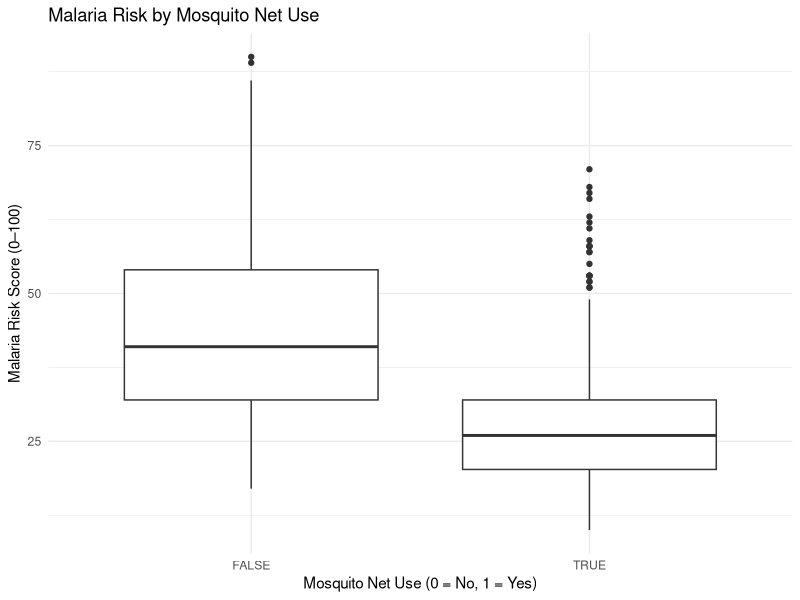
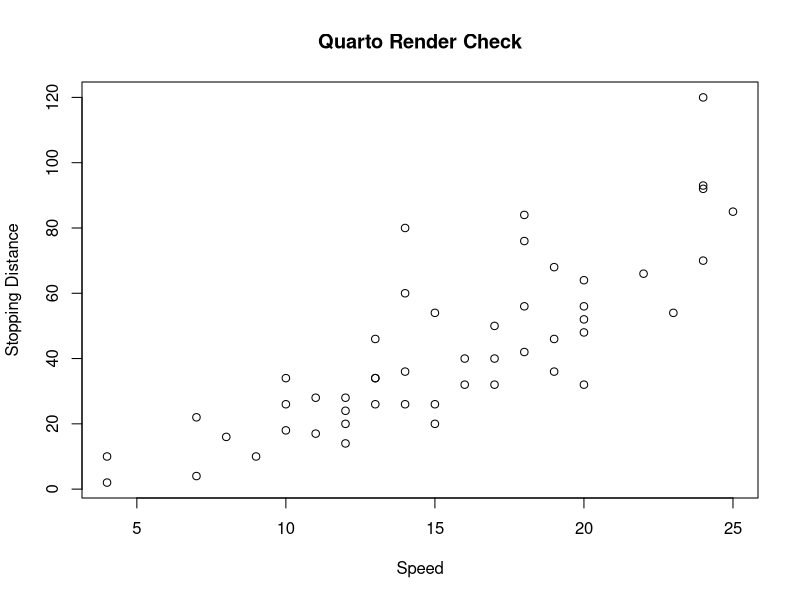

Here is the R script that generated these plots, in order:
## ---- chunk 1
#| label: q01-data
library(tidyverse)
library(broom)

net_data <- read_csv("net_data.csv")

# Your code here
## ---- chunk 2
#examine data structure
glimpse(net_data)

#checking for missing values
net_data %>% 
  map(is.na) %>% 
  map(sum)

#counting values in 'net'
net_data %>%
  count(net)

head(net_data)
## ---- chunk 3
#| label: q03-unadjusted
# Your code here

# Boxplot
ggplot(net_data, aes(x = net, y = malaria_risk)) +
  geom_boxplot() +
  labs(
    title = "Malaria Risk by Mosquito Net Use",
    x = "Mosquito Net Use (0 = No, 1 = Yes)",
    y = "Malaria Risk Score (0–100)"
  ) +
  theme_minimal()

# Table of mean malaria risk 
mean_table <- net_data %>%
  group_by(net) %>%
  summarise(
    n = sum(!is.na(malaria_risk)),
    mean_malaria_risk = mean(malaria_risk, na.rm = TRUE)
  )

print(mean_table)

mean_users <- mean(net_data$malaria_risk[net_data$net == 1], na.rm = TRUE)

mean_nonusers <- mean(net_data$malaria_risk[net_data$net == 0], na.rm = TRUE)

unadjusted_difference <- mean_users - mean_nonusers

print(unadjusted_difference)
## ---- chunk 4
#| label: q06-propensity
# Your code here
## ---- chunk 5
#| label: q07-weights
# Your code here
## ---- chunk 6
#| label: q08-overlap
# Your code here
## ---- chunk 7
#| label: q09-weight-diagnostics
# Your code here
## ---- chunk 8
#| label: q10-effect
# Your code here
## ---- chunk 9
#| label: render-check
#| echo: true

plot(
  cars,
  main = "Quarto Render Check",
  xlab = "Speed",
  ylab = "Stopping Distance"
)
## ---- chunk 10
#| label: session
sessionInfo()
